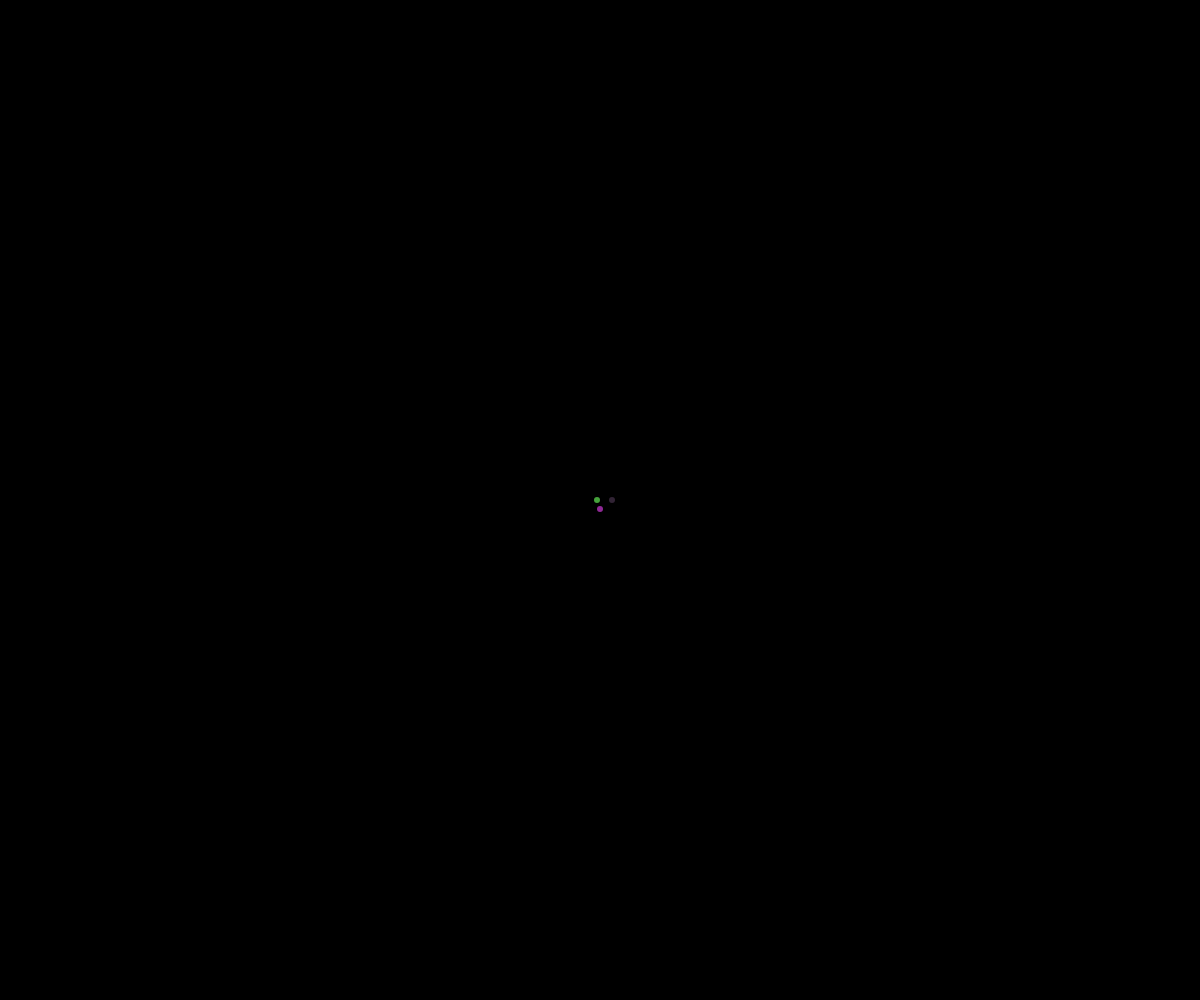
Frame 1 (no input)
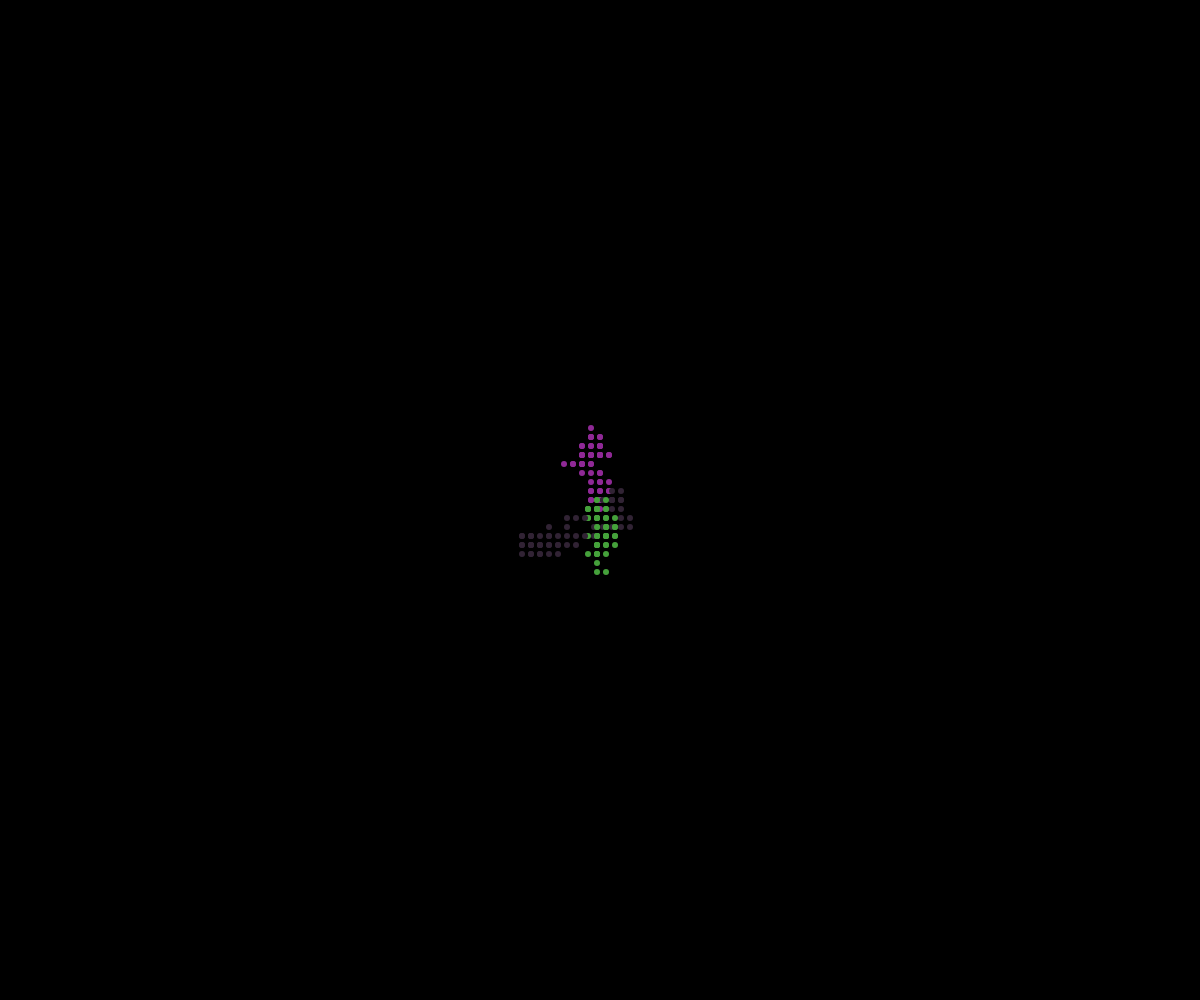
Frame 60 (no input)
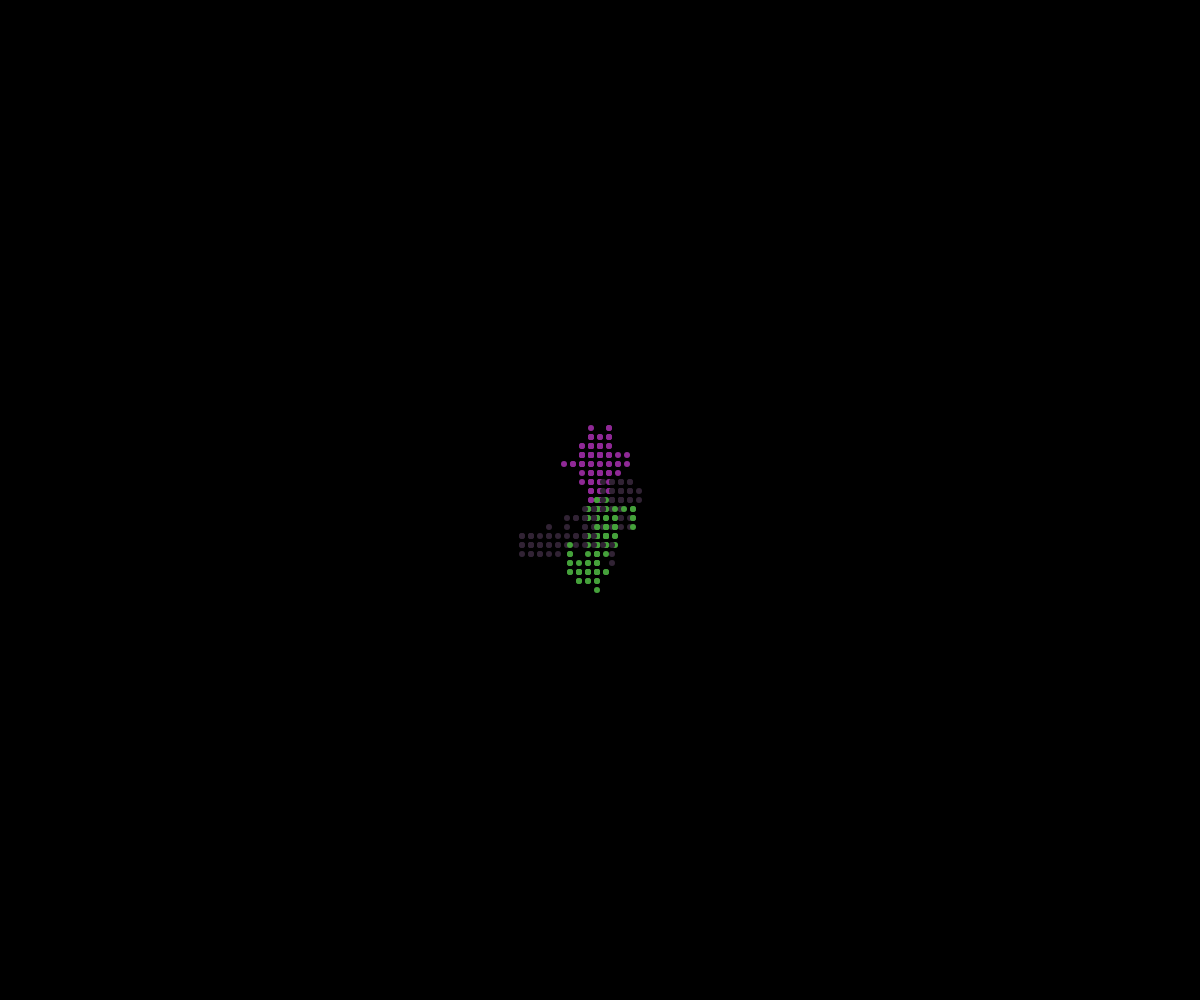
Frame 120 (the mouse pressed at the canvas centre since frame 60)

The p5.js sketch that drew these frames (run headless with seeded random() and noise() and a simulated clock; from frame 60 on, the mouse is pressed at the canvas centre):

// p5.js sketch
// ── sketch.js
// Class demo on classes (oop (object oriented programming) demo)
// Jenna Doucette
// Date

let george;
let jenna;
let gargoyle;

function setup() {  
  createCanvas(windowWidth, windowHeight);
  background(0);
  george = new Walker(width/2, height/2);
  jenna = new Walker(width/2+6, height/2);
  gargoyle = new Walker (width/2 + 3, height/2)
}

function draw() {
  george.move();
  jenna.move();
  gargoyle.move();
  george.display();
  jenna.display();
  gargoyle.display();
  
}

class Walker {
  constructor(x, y){
    this.x = x;
    this.y = y;
    this.fillColor = color(random(200),random(200),random(200));
    this.stepSize = 9;
    this.radius = 3;
  }

  display() {
    fill(this.fillColor);
    noStroke();
    circle(this.x, this.y, this.radius*2);
  }

  move() {
    let choice = random(100);
    if (choice < 25) { // up
      this.y -= this.stepSize;
    }
    else if (choice < 50) { // down
      this.y += this.stepSize; 
    }
    else if (choice < 75) { // left
      this.x -= this.stepSize;
    }
    else {
      this.x += this.stepSize;
    }
  }
}
